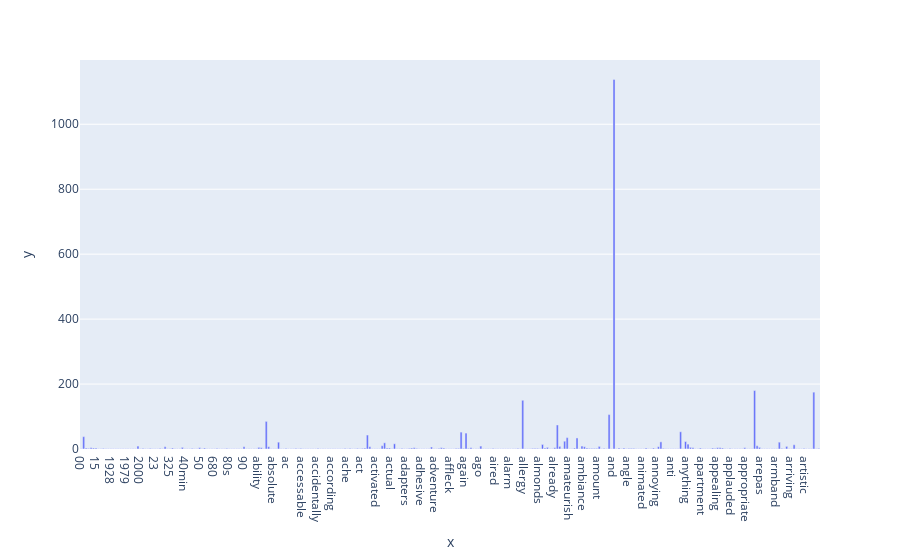

The cell this chart's notebook holds for it:
### Code cell
df_X_count = pd.DataFrame(X_counts.toarray(), columns=count_vect.get_feature_names_out())
term_frequencies = df_X_count.sum()
import plotly.express as px 
fig = px.bar(x=term_frequencies.index[:300], y=term_frequencies[:300])
fig.show()
# need to zoom in to see all lable

### Figure 1 — Plotly figure (JSON) as saved in the notebook; plotly's stock layout.template omitted (floating-point values rounded to 4 significant figures; data arrays with more than 128 entries replaced by an {"elided": "..."} marker saying what was removed)
{"data": [{"alignmentgroup": "True", "hovertemplate": "x=%{x}<br>y=%{y}<extra></extra>", "legendgroup": "", "marker": {"color": "#636efa", "pattern": {"shape": ""}}, "name": "", "offsetgroup": "", "orientation": "v", "showlegend": false, "textposition": "auto", "type": "bar", "x": {"elided": "300 str values"}, "xaxis": "x", "y": {"elided": "300 int values"}, "yaxis": "y"}], "layout": {"barmode": "relative", "legend": {"tracegroupgap": 0}, "margin": {"t": 60}, "xaxis": {"anchor": "y", "domain": [0, 1], "title": {"text": "x"}}, "yaxis": {"anchor": "x", "domain": [0, 1], "title": {"text": "y"}}}}
